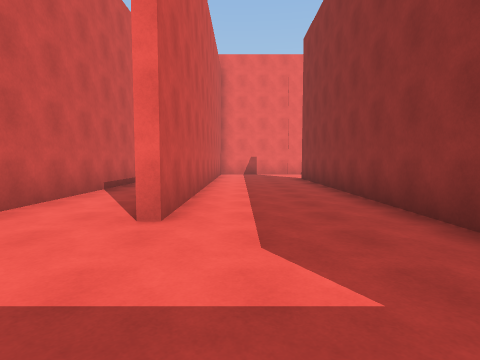
View 1 (above)

12 first-person views from a walk through a 3-D level made in the Unity game engine. The camera is 1.4 m above the floor, tilts 4° down and sees 80° across. The floor is counted in squares, 2 m on a side. Each view is taken from the middle of a square. On the plan, view 1 faces up. The plan holds only what a view shows up to about 10 squares ahead; the rest is blank. The place goes on beyond the plan. The player is left out.

View 2
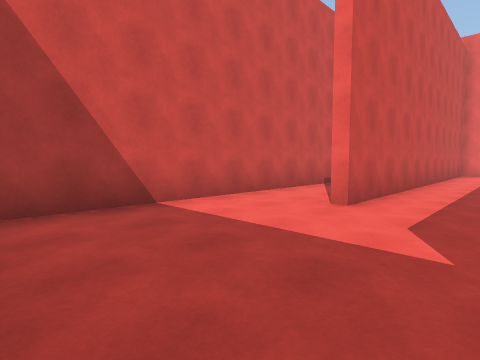

View 3
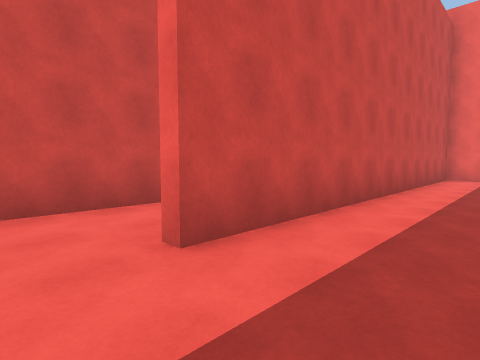

View 4
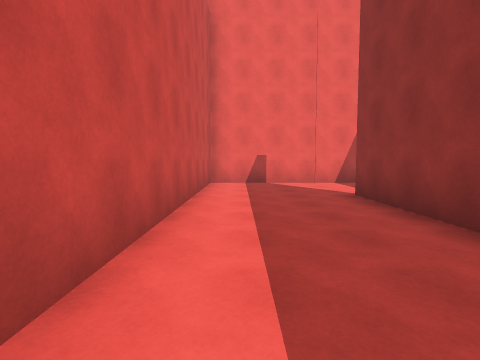

View 5
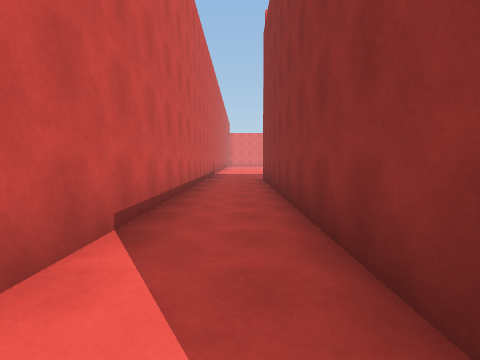

View 6
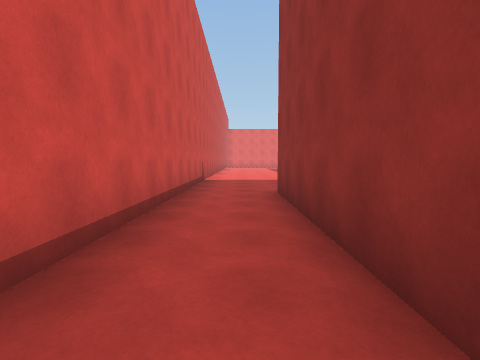

View 7
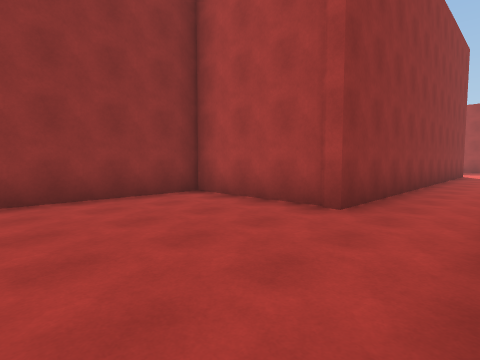

View 8
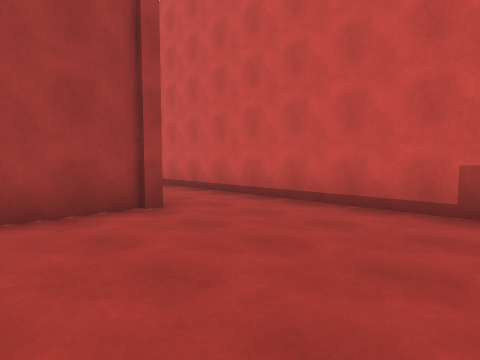

View 9
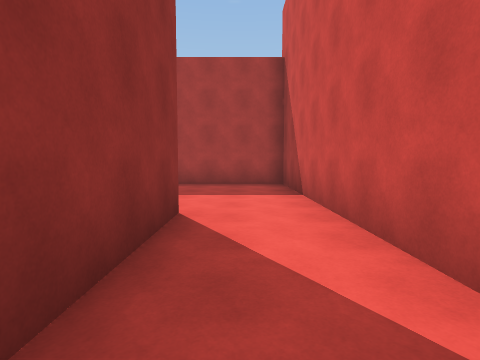

View 10
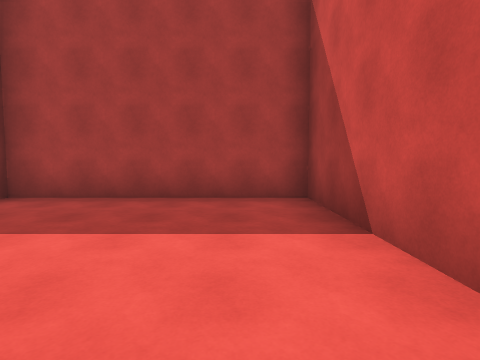

View 11
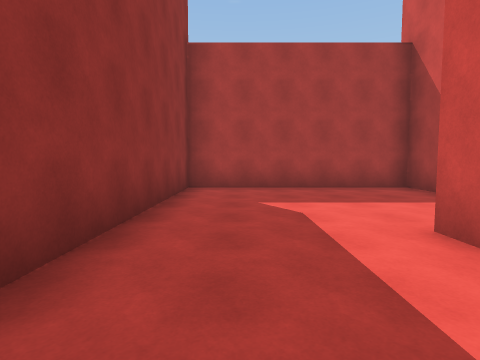

View 12
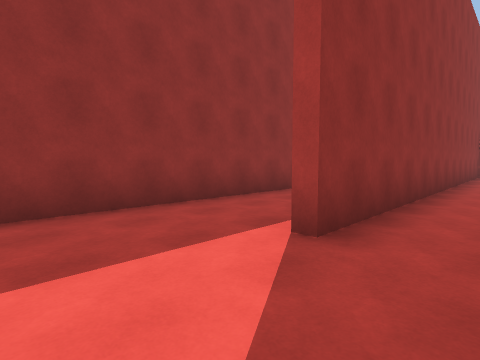

### Floor plan
Points are (right, up) in squares from view 1. A wall is a line through its corners. A room is listed if a view was taken in it or the views show most of it. See-through windows are left out.
Room 1 (views 1, 2, 3, 4, 11, 12)
walls: (5.1, 7.1) (5.1, 12.8); (-3.3, 2.4) (-3.3, -1.3) (2.3, -1.3) (2.3, 10.8); (3.6, 13.8) (-0.9, 13.8) (-0.9, 3.1)
ways out: opening at (-2.5, 3.5) to room 2
Room 2 (views 5, 6, 7, 8, 9, 10)
walls: (-3.3, 17.9) (-3.3, 2.4); (-1.2, 3.1) (-1.2, 14) (2.3, 14) (2.3, 17.6)
ways out: opening at (-2.5, 3.5) to room 1

Where each view was taken, in squares from view 1:
view 1: 0 up, 0 right, facing up
view 2: 1 down, 1 right, facing up-left
view 3: 2 up, 1 right, facing up-left
view 4: 5 up, 0 right, facing up
view 5: 4 up, 2 left, facing up
view 6: 8 up, 2 left, facing up
view 7: 18 up, 3 left, facing down-right
view 8: 18 up, 1 right, facing down-left
view 9: 7 up, 2 left, facing down
view 10: 4 up, 2 left, facing down
view 11: 6 up, 1 right, facing down
view 12: 13 up, 1 right, facing down-right
